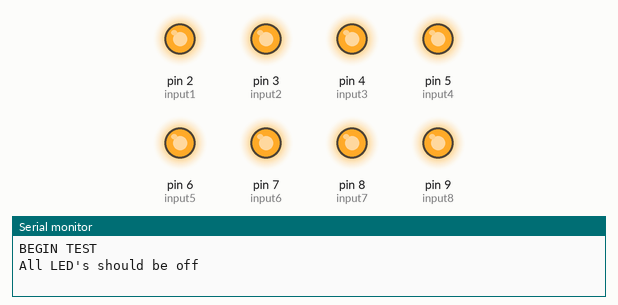
A sketch run on a simulated Arduino Uno, built with avr-gcc and run on an emulated ATmega328P. Shown: output pins drawn as LEDs (lit = HIGH), the last lines printed to the serial monitor.

Above: at 0.05 s.
At 0.25 s:
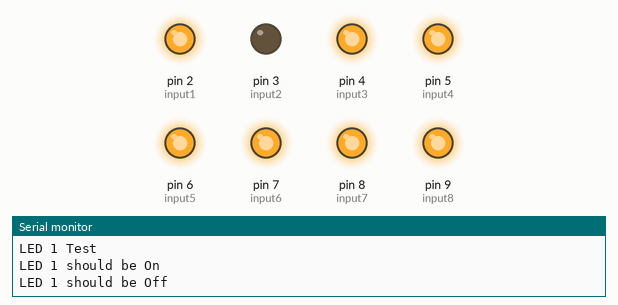
At 0.55 s:
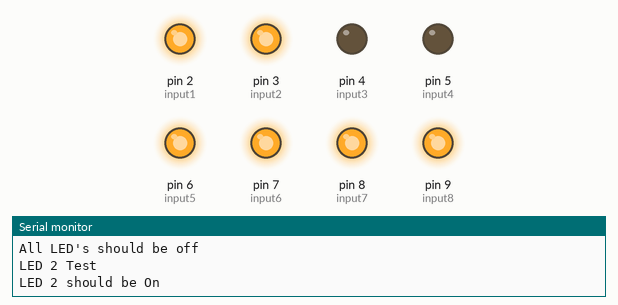
At 0.95 s:
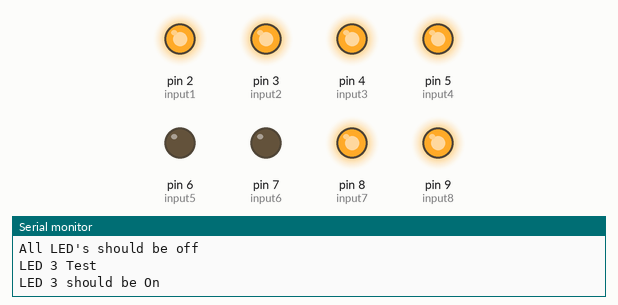
At 1.75 s:
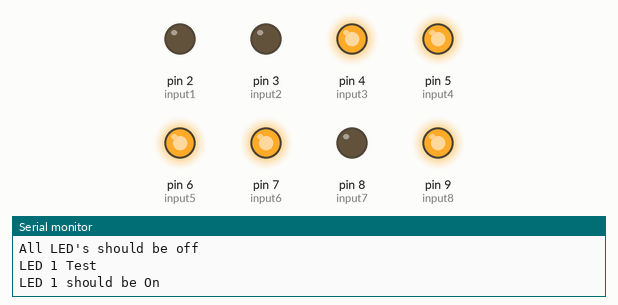
At 3.2 s:
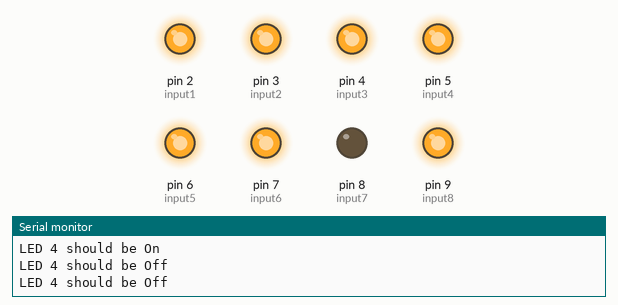
Timing chart, 0 to 3.7 s (numbered marks = the images above):
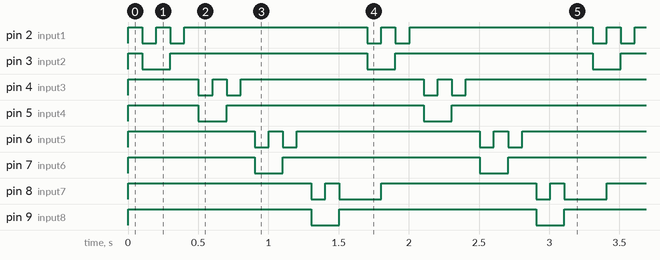

The sketch:

74HC02.ino
```cpp
#define input1 2
#define input2 3
#define input3 4
#define input4 5
#define input5 6
#define input6 7
#define input7 8
#define input8 9
int delayTime = 100;
void resetLEDs(){
  digitalWrite(input1, HIGH);
  digitalWrite(input2, HIGH);
  digitalWrite(input3, HIGH);
  digitalWrite(input4, HIGH);
  digitalWrite(input5, HIGH);
  digitalWrite(input6, HIGH);
  digitalWrite(input7, HIGH);
  digitalWrite(input8, HIGH);
}

void setup() {
  // put your setup code here, to run once:
  pinMode(input1, OUTPUT);
  pinMode(input2, OUTPUT);
  pinMode(input3, OUTPUT);
  pinMode(input4, OUTPUT);
  pinMode(input5, OUTPUT);
  pinMode(input6, OUTPUT);
  pinMode(input7, OUTPUT);
  pinMode(input8, OUTPUT);
  Serial.begin(9600);
  Serial.println("BEGIN TEST");
  resetLEDs();

}


void loop() {

  Serial.println("All LED's should be off");
  delay(delayTime);
  Serial.println("LED 1 Test");
  digitalWrite(input1, LOW);
  digitalWrite(input2, LOW);
  Serial.println("LED 1 should be On");
  delay(delayTime);
  resetLEDs();
  digitalWrite(input1, HIGH);
  digitalWrite(input2, LOW);
  Serial.println("LED 1 should be Off");
  delay(delayTime);
  resetLEDs();
  digitalWrite(input1, LOW);
  digitalWrite(input2, HIGH);
  Serial.println("LED 1 should be Off");
  delay(delayTime);
  resetLEDs();
  Serial.println("All LED's should be off");
  delay(delayTime);
  Serial.println("LED 2 Test");
  digitalWrite(input3, LOW);
  digitalWrite(input4, LOW);
  Serial.println("LED 2 should be On");
  delay(delayTime);
  resetLEDs();
  digitalWrite(input3, HIGH);
  digitalWrite(input4, LOW);
  Serial.println("LED 2 should be Off");
  delay(delayTime);
  resetLEDs();
  digitalWrite(input3, LOW);
  digitalWrite(input4, HIGH);
  Serial.println("LED 2 should be Off");
  delay(delayTime);
  resetLEDs();
  Serial.println("All LED's should be off");
  delay(delayTime);
  Serial.println("LED 3 Test");
  digitalWrite(input5, LOW);
  digitalWrite(input6, LOW);
  Serial.println("LED 3 should be On");
  delay(delayTime);
  resetLEDs();
  digitalWrite(input5, HIGH);
  digitalWrite(input6, LOW);
  Serial.println("LED 3 should be Off");
  delay(delayTime);
  resetLEDs();
  digitalWrite(input5, LOW);
  digitalWrite(input6, HIGH);
  Serial.println("LED 3 should be Off");
  delay(delayTime);
  resetLEDs();
  Serial.println("All LED's should be off");
  delay(delayTime);
  Serial.println("LED 4 Test");
  digitalWrite(input7, LOW);
  digitalWrite(input8, LOW);
  Serial.println("LED 4 should be On");
  delay(delayTime);
  resetLEDs();
  digitalWrite(input7, HIGH);
  digitalWrite(input8, LOW);
  Serial.println("LED 4 should be Off");
  delay(delayTime);
  resetLEDs();
  digitalWrite(input7, LOW);
  digitalWrite(input8, HIGH);
  Serial.println("LED 4 should be Off");
  delay(delayTime);
}
```

Measured:
- by itself, pin 2 (input1), pin 4 (input3), pin 6 (input5): repeats every 1.6 s: HIGH 0.10 s, LOW 0.10 s, HIGH 1.3 s, LOW 0.10 s
- by itself, pin 3 (input2), pin 5 (input4), pin 7 (input6), pin 9 (input8): alternates HIGH for 1.4 s and LOW for 0.20 s
- by itself, pin 8 (input7): repeats every 1.6 s: HIGH 0.10 s, LOW 0.30 s, HIGH 1.1 s, LOW 0.10 s
